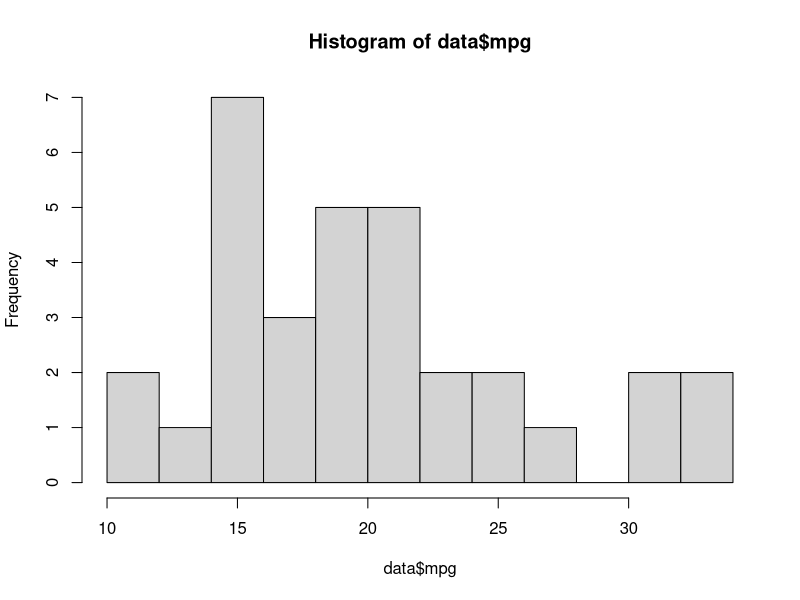
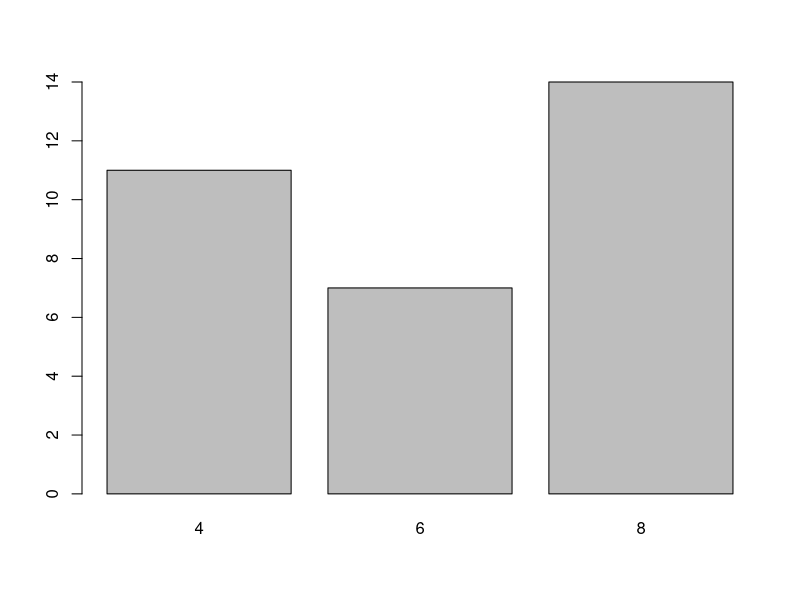
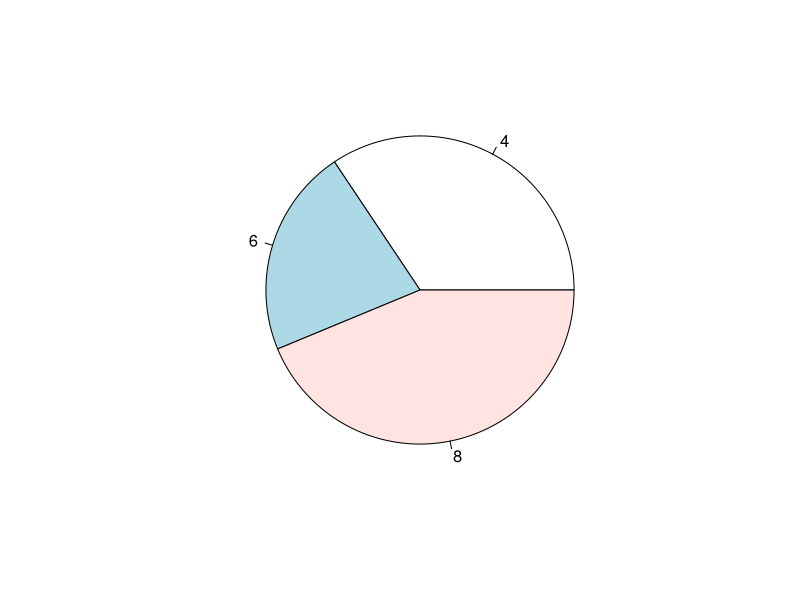

Write the R code that produced these figures, in order.
#Codigo para problema 2
#tabla de frecuencias 

data <- mtcars
data

x<-data$cyl
ni<- table(x)
ni
fi<-ni/length(x)
fi
Ni<-cumsum(ni)
Ni
Fi<-cumsum(fi)
Fi
cbind(ni,fi,Ni,Fi)

#continuos

x<- data$mpg
bins<- cut(x,10)
bins

ni<- table(bins)
fi<-ni/length(bins)
Ni<-cumsum(ni)
Fi<-cumsum(fi)
cbind(ni,fi,Ni,Fi)

#histogram:continuas
hist(data$mpg,breaks=10)

#barplot: discretas
ni <-table(data$cyl)
barplot(ni)

#pie:discretas
fi<- ni/length(data$cyl)
pie(fi)
